Frame 1 (no input): blank canvas, image omitted
Frame 60 (no input): blank canvas, image omitted
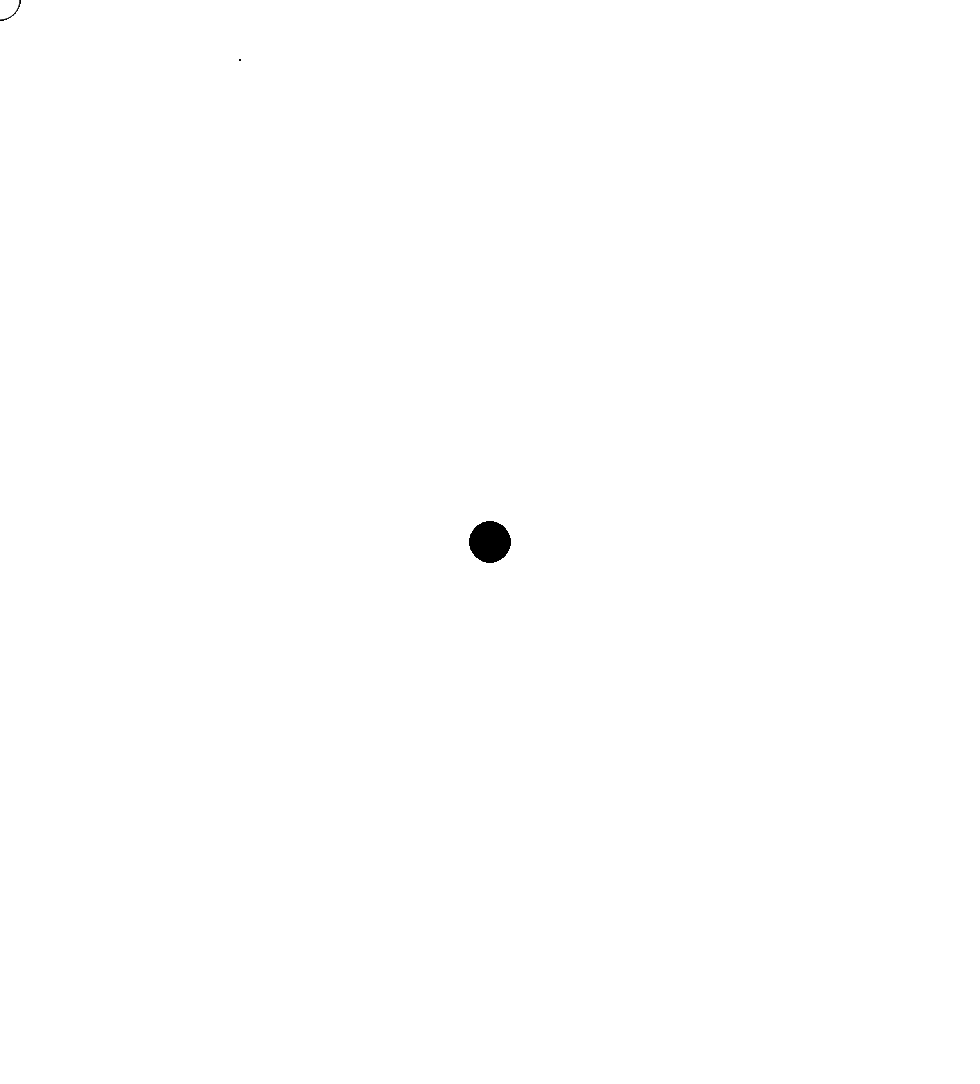
Frame 120 (the mouse pressed at the canvas centre since frame 60)

The p5.js sketch whose frames 1 and 60 were blank and that drew this single picture after the mouse press (run headless with seeded random() and noise() and a simulated clock; from frame 60 on, the mouse is pressed at the canvas centre):

// p5.js sketch
// ── sketch.js
function setup() {
	createCanvas(980,1084);
}

function draw() {
	//background(204);
	if(mouseIsPressed){
  	fill(0);
  } else {
  	fill(255);
  }
  ellipse(mouseX, mouseY, 40, 40);
	point(240, 60);
}
